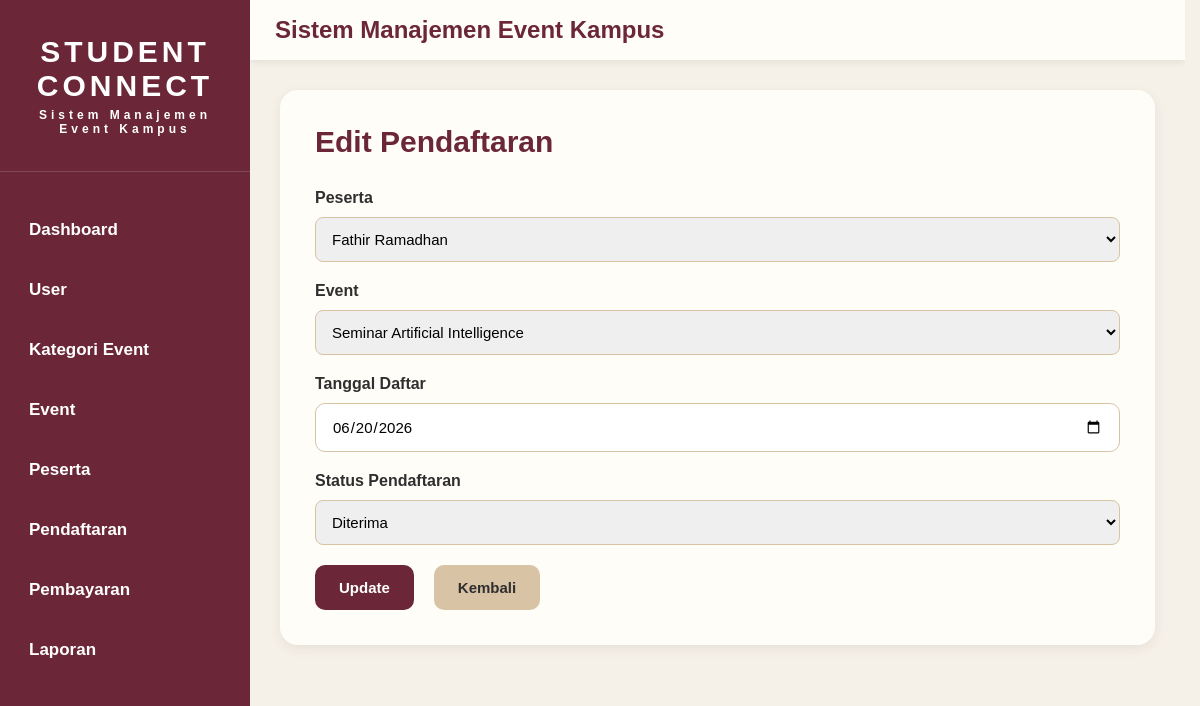
Screenshot of /pendaftaran/edit.php?id=2 with the database file from the repository.
### tables this page shows
CREATE TABLE `pendaftaran` (
  `id_pendaftaran` int(11) NOT NULL,
  `id_peserta` int(11) NOT NULL,
  `id_event` int(11) NOT NULL,
  `tanggal_daftar` date NOT NULL,
  `status_pendaftaran` enum('Menunggu','Diterima','Ditolak') DEFAULT 'Menunggu'
);

CREATE TABLE `peserta` (
  `id_peserta` int(11) NOT NULL,
  `nama_peserta` varchar(100) NOT NULL,
  `nim` varchar(20) NOT NULL,
  `prodi` varchar(100) NOT NULL,
  `email` varchar(100) NOT NULL,
  `no_hp` varchar(15) NOT NULL
);

CREATE TABLE `event` (
  `id_event` int(11) NOT NULL,
  `id_user` int(11) NOT NULL,
  `id_kategori` int(11) NOT NULL,
  `nama_event` varchar(150) NOT NULL,
  `deskripsi` text DEFAULT NULL,
  `tanggal_event` date NOT NULL,
  `lokasi` varchar(150) NOT NULL,
  `kuota` int(11) NOT NULL,
  `poster` varchar(255) DEFAULT NULL,
  `biaya` decimal(10,2) NOT NULL
);

### pendaftaran/edit.php (the view, shortened to what this page needs)
<?php
include '../config/koneksi.php';
$id = (int) $_GET['id'];
$data = mysqli_fetch_assoc(
    mysqli_query(
        $conn,
        "SELECT * FROM pendaftaran
        WHERE id_pendaftaran='$id'"
    )
);
?>
<!DOCTYPE html>
<html>
<head>
    <link rel="stylesheet"
    href="../assets/style.css">
</head>
<body>
<div class="wrapper">
<?php include '../layout/sidebar.php'; ?>
<div class="main-content">
<?php include '../layout/header.php'; ?>
<div class="content">
<div class="form-container">
<h2>Edit Pendaftaran</h2>
<form method="POST">
<div class="form-group">
<label>Peserta</label>
<select name="id_peserta" required>
<?php
$peserta = mysqli_query(
    $conn,
    "SELECT * FROM peserta
    ORDER BY nama_peserta"
);
while($p = mysqli_fetch_assoc($peserta)){
?>
<option
value="<?= $p['id_peserta']; ?>"
<?= ($p['id_peserta'] == $data['id_peserta']) ? 'selected' : ''; ?>>
<?= $p['nama_peserta']; ?>
</option>
<?php } ?>
</select>
</div>
<div class="form-group">
<label>Event</label>
<select name="id_event" required>
<?php
$event = mysqli_query(
    $conn,
    "SELECT * FROM event
    ORDER BY nama_event"
);
while($e = mysqli_fetch_assoc($event)){
?>
<option
value="<?= $e['id_event']; ?>"
<?= ($e['id_event'] == $data['id_event']) ? 'selected' : ''; ?>>
<?= $e['nama_event']; ?>
</option>
<?php } ?>
</select>
</div>
<div class="form-group">
<label>Tanggal Daftar</label>
<input
type="date"
name="tanggal_daftar"
value="<?= $data['tanggal_daftar']; ?>"
required>
</div>
<div class="form-group">
<label>Status Pendaftaran</label>
<select name="status_pendaftaran">
<option value="Diterima"
<?= $data['status_pendaftaran']=='Diterima' ? 'selected' : ''; ?>>
Diterima
</option>
</select>
</div>
<div class="form-action">
<button
type="submit"
name="update">
Update
</button>
<a href="index.php"
class="btn-kembali">
Kembali
</a>
</div>
</form>
</div>
</div>
</div>
</div>
</body>
</html>

### assets/style.css (style rules this page uses)
html { scrollbar-gutter: stable; }
* { margin:0; padding:0; box-sizing:border-box; font-family:'Poppins',sans-serif; }
html, body { width:100%; min-height:100%; }
body { background:#F5F1E8; color:#2F2F2F; overflow-x:hidden; }
.wrapper { display:flex; width:100%; min-height:100vh; }
.main-content { flex:1; min-width:0; display:flex; flex-direction:column; }
.content { flex:1; width:100%; padding:30px; }
.form-container { width:100%; max-width:1000px; margin:auto; background:#FFFDF8; padding:35px; border-radius:18px; box-shadow:0 4px 12px rgba(107,39,55,.08); }
.form-container h2 { color:#6B2737; margin-bottom:30px; font-size:30px; font-weight:700; }
.form-group { margin-bottom:20px; }
.form-group label { display:block; margin-bottom:10px; font-weight:600; font-size:16px; }
input, textarea, select { width:100%; padding:14px 16px; border:1px solid #D8C3A5; border-radius:10px; outline:none; font-size:15px; }
button { background:#6B2737; color:white; border:none; padding:14px 24px; border-radius:10px; cursor:pointer; font-size:15px; font-weight:600; }
.btn-kembali { display:inline-block; margin-left:10px; padding:14px 24px; text-decoration:none; background:#D8C3A5; color:#2F2F2F; border-radius:10px; font-size:15px; font-weight:600; }
.form-action { display:flex; gap:10px; margin-top:20px; }
select { width:100%; padding:12px; border:1px solid #D8C3A5; border-radius:8px; outline:none; }

### rows the page displays
pendaftaran: id_peserta "Fathir Ramadhan", id_event "Seminar Artificial Intelligence", tanggal_daftar "06/20/2026", status_pendaftaran "Diterima"
